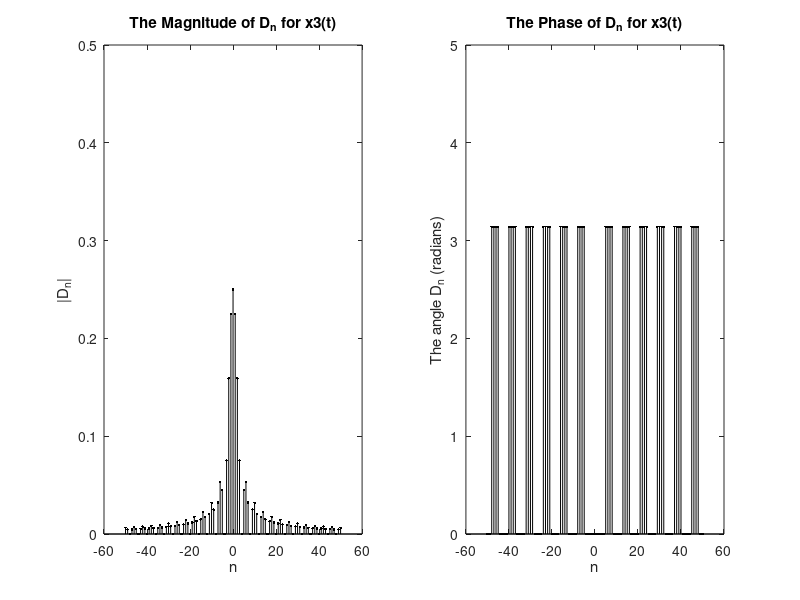
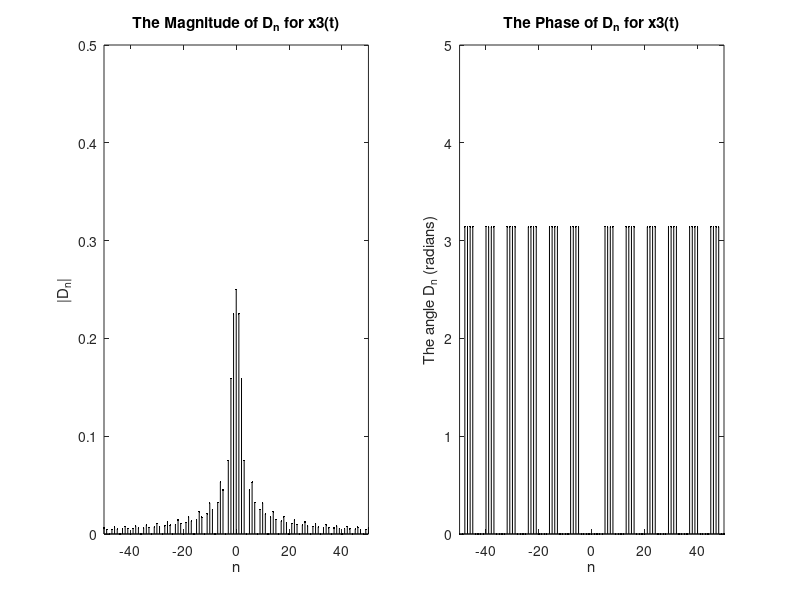

The MATLAB source for these figures, in order:
% Part A for A4 x3(t)
n = (-5:5);
D_n = zeros(size(n));
D_n(n==0) = 0.25;
D_n(n~=0) = sin(pi/4 .* n(n~=0))./(pi .* n(n~=0));
subplot(1,2,1);
stem(n,abs(D_n),'.k');
xlabel('n');
ylabel('|D_n|');
title('The Magnitude of D_n for x3(t)')
ylim([0,0.5]);
subplot(1,2,2);
stem(n,angle(D_n),'.k');
xlabel('n');
ylabel('The angle D_n (radians)');
title('The Phase of D_n for x3(t)')
ylim([-0,5]);

% Part B for A4 x3(t)
n = (-20:20);
D_n = zeros(size(n));
D_n(n==0) = 0.25;
D_n(n~=0) = sin(pi/4 .* n(n~=0))./(pi .* n(n~=0));
subplot(1,2,1);
stem(n,abs(D_n),'.k');
xlabel('n');
ylabel('|D_n|');
title('The Magnitude of D_n for x3(t)')
ylim([0,0.5]);
subplot(1,2,2);
stem(n,angle(D_n),'.k');
xlabel('n');
ylabel('The angle D_n (radians)');
title('The Phase of D_n for x3(t)')
ylim([-0,5]);

% Part C for A4 x3(t)
n = (-50:50);
D_n = zeros(size(n));
D_n(n==0) = 0.25;
D_n(n~=0) = sin(pi/4 .* n(n~=0))./(pi .* n(n~=0));
subplot(1,2,1);
stem(n,abs(D_n),'.k');
xlabel('n');
ylabel('|D_n|');
title('The Magnitude of D_n for x3(t)')
ylim([0,0.5]);
subplot(1,2,2);
stem(n,angle(D_n),'.k');
xlabel('n');
ylabel('The angle D_n (radians)');
title('The Phase of D_n for x3(t)')
ylim([-0,5]);

% Part D for A4 x3(t)
n = (-500:500);
D_n = zeros(size(n));
D_n(n == 0) = 0.25;
D_n(n ~= 0) = sin(pi/4 .* n(n ~= 0)) ./ (pi .* n(n ~= 0));

% Increase figure size
figure('Position', [100, 100, 1200, 500]);

% Plot magnitude of D_n
subplot(1, 2, 1);
stem(n, abs(D_n), '.k', 'MarkerSize', 4); %Reduce marker size
xlim([-50, 50]); %Limit x-axis to a smaller range
xlabel('n');
ylabel('|D_n|');
title('The Magnitude of D_n for x3(t)');
ylim([0, 0.5]);

% Plot phase of D_n
subplot(1, 2, 2);
stem(n, angle(D_n), '.k', 'MarkerSize', 4); %Reduce marker size
xlim([-50, 50]); %Limit x-axis to a smaller range
xlabel('n');
ylabel('The angle D_n (radians)');
title('The Phase of D_n for x3(t)');
ylim([0, 5]);

